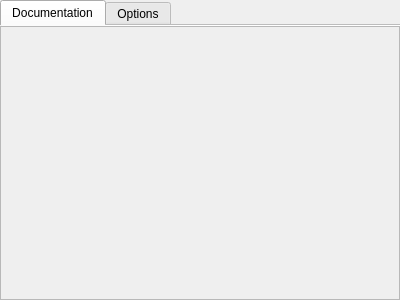
<?xml version="1.0" encoding="UTF-8"?>
<ui version="4.0">
 <class>InteractorConfigWidget</class>
 <widget class="QWidget" name="InteractorConfigWidget">
  <property name="geometry">
   <rect>
    <x>0</x>
    <y>0</y>
    <width>400</width>
    <height>300</height>
   </rect>
  </property>
  <property name="windowTitle">
   <string/>
  </property>
  <layout class="QVBoxLayout" name="verticalLayout">
   <property name="leftMargin">
    <number>0</number>
   </property>
   <property name="topMargin">
    <number>0</number>
   </property>
   <property name="rightMargin">
    <number>0</number>
   </property>
   <property name="bottomMargin">
    <number>0</number>
   </property>
   <item>
    <widget class="QTabWidget" name="tabWidget">
     <property name="currentIndex">
      <number>0</number>
     </property>
     <property name="documentMode">
      <bool>true</bool>
     </property>
     <widget class="QWidget" name="docTab">
      <attribute name="title">
       <string>Documentation</string>
      </attribute>
      <layout class="QVBoxLayout" name="verticalLayout_2">
       <property name="leftMargin">
        <number>0</number>
       </property>
       <property name="topMargin">
        <number>0</number>
       </property>
       <property name="rightMargin">
        <number>0</number>
       </property>
       <property name="bottomMargin">
        <number>0</number>
       </property>
       <item>
        <widget class="QScrollArea" name="scrollAreaDoc">
         <property name="autoFillBackground">
          <bool>false</bool>
         </property>
         <property name="widgetResizable">
          <bool>true</bool>
         </property>
         <widget class="QWidget" name="scrollAreaWidgetContents">
          <property name="geometry">
           <rect>
            <x>0</x>
            <y>0</y>
            <width>396</width>
            <height>265</height>
           </rect>
          </property>
         </widget>
        </widget>
       </item>
      </layout>
     </widget>
     <widget class="QWidget" name="optionsTab">
      <attribute name="title">
       <string>Options</string>
      </attribute>
      <layout class="QVBoxLayout" name="verticalLayout_3">
       <property name="leftMargin">
        <number>0</number>
       </property>
       <property name="topMargin">
        <number>0</number>
       </property>
       <property name="rightMargin">
        <number>0</number>
       </property>
       <property name="bottomMargin">
        <number>0</number>
       </property>
       <item>
        <widget class="QScrollArea" name="scrollAreaOptions">
         <property name="widgetResizable">
          <bool>true</bool>
         </property>
         <widget class="QWidget" name="scrollAreaWidgetContents_2">
          <property name="geometry">
           <rect>
            <x>0</x>
            <y>0</y>
            <width>396</width>
            <height>265</height>
           </rect>
          </property>
         </widget>
        </widget>
       </item>
      </layout>
     </widget>
    </widget>
   </item>
  </layout>
 </widget>
 <resources/>
 <connections/>
</ui>
